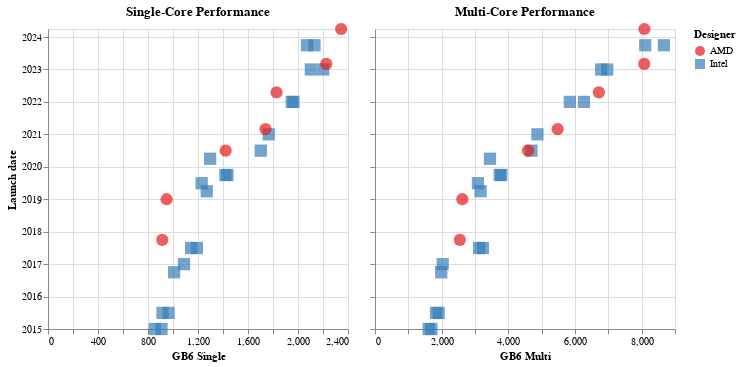

The code cell stored with this chart in its notebook:
### Code cell
chart_date = alt.Chart(cpus).mark_point(size=150, filled=True, strokeWidth=5).encode(
    y='Launch date',
    color=color_designer,
    shape='Designer', # reenforce color
    #shape='Win11',
    order=order,
    tooltip=['Name', 'Architecture', 'Cores', 'Launch date', 'Win11'],
).add_params(
    highlight
)

chart_dsingle = chart_date.encode(
    x='GB6 Single',
).properties(
    title='Single-Core Performance'
)
chart_dmulti = chart_date.encode(
    x='GB6 Multi',
    y=alt.Y('Launch date', axis=alt.Axis(labels=False, title='')) # hide y tick labels
).properties(
    title='Multi-Core Performance'
)

(chart_dsingle | chart_dmulti)

### Figure 1 — Vega-Lite specification as saved in the notebook (floating-point values rounded to 4 significant figures)
{"config": {"view": {"continuousWidth": 300, "continuousHeight": 300}}, "hconcat": [{"mark": {"type": "point", "filled": true, "size": 150, "strokeWidth": 5}, "encoding": {"color": {"condition": {"param": "highlight", "empty": true, "field": "Designer", "scale": {"scheme": "set1"}, "type": "nominal"}, "value": "lightgray"}, "order": {"value": 0, "condition": [{"param": "highlight", "value": 1, "empty": false}]}, "shape": {"field": "Designer", "type": "nominal"}, "tooltip": [{"field": "Name", "type": "nominal"}, {"field": "Architecture", "type": "nominal"}, {"field": "Cores", "type": "quantitative"}, {"field": "Launch date", "type": "temporal"}, {"field": "Win11", "type": "nominal"}], "x": {"field": "GB6 Single", "type": "quantitative"}, "y": {"field": "Launch date", "type": "temporal"}}, "name": "view_79", "title": "Single-Core Performance"}, {"mark": {"type": "point", "filled": true, "size": 150, "strokeWidth": 5}, "encoding": {"color": {"condition": {"param": "highlight", "empty": true, "field": "Designer", "scale": {"scheme": "set1"}, "type": "nominal"}, "value": "lightgray"}, "order": {"value": 0, "condition": [{"param": "highlight", "value": 1, "empty": false}]}, "shape": {"field": "Designer", "type": "nominal"}, "tooltip": [{"field": "Name", "type": "nominal"}, {"field": "Architecture", "type": "nominal"}, {"field": "Cores", "type": "quantitative"}, {"field": "Launch date", "type": "temporal"}, {"field": "Win11", "type": "nominal"}], "x": {"field": "GB6 Multi", "type": "quantitative"}, "y": {"axis": {"labels": false, "title": ""}, "field": "Launch date", "type": "temporal"}}, "name": "view_80", "title": "Multi-Core Performance"}], "data": {"name": "data-b467ff55ed5fad43ab2df86f3f3ea312"}, "params": [{"name": "highlight", "select": {"type": "point", "on": "pointerover"}, "views": ["view_79", "view_80"]}], "$schema": "https://vega.github.io/schema/vega-lite/v5.20.1.json", "datasets": {"data-b467ff55ed5fad43ab2df86f3f3ea312": [{"Name": "Intel Core i5-5200U", "Designer": "Intel", "Launch date": "2015-01-01T00:00:00", "Cores": 2, "Age": 10.2, "Architecture": "Broadwell", "GB6 Single": 854.0, "GB6 Multi": 1611.0, "Win11": "No", "Product URL": "https://www.intel.com/content/www/us/en/products/sku/85212/intel-core-i55200u-processor-3m-cache-up-to-2-70-ghz/specifications.html", "GB6 Single log2": -0.2277, "GB6 Multi log2": 0.688}, {"Name": "Intel Core i5-5300U", "Designer": "Intel", "Launch date": "2015-01-01T00:00:00", "Cores": 2, "Age": 10.2, "Architecture": "Broadwell", "GB6 Single": 908.0, "GB6 Multi": 1692.0, "Win11": "No", "Product URL": "https://www.intel.com/content/www/us/en/products/sku/85213/intel-core-i55300u-processor-3m-cache-up-to-2-90-ghz/specifications.html", "GB6 Single log2": -0.1392, "GB6 Multi log2": 0.7587}, {"Name": "Intel Core i5-6200U", "Designer": "Intel", "Launch date": "2015-07-01T00:00:00", "Cores": 2, "Age": 9.7, "Architecture": "Skylake", "GB6 Single": 916.0, "GB6 Multi": 1832.0, "Win11": "No", "Product URL": "https://www.intel.com/content/www/us/en/products/sku/88193/intel-core-i56200u-processor-3m-cache-up-to-2-80-ghz/specifications.html", "GB6 Single log2": -0.1266, "GB6 Multi log2": 0.8734}, {"Name": "Intel Core i5-6300U", "Designer": "Intel", "Launch date": "2015-07-01T00:00:00", "Cores": 2, "Age": 9.7, "Architecture": "Skylake", "GB6 Single": 965.0, "GB6 Multi": 1910.0, "Win11": "No", "Product URL": "https://www.intel.com/content/www/us/en/products/sku/88190/intel-core-i56300u-processor-3m-cache-up-to-3-00-ghz/specifications.html", "GB6 Single log2": -0.0514, "GB6 Multi log2": 0.9336}, {"Name": "Intel Core i5-7200U", "Designer": "Intel", "Launch date": "2016-10-01T00:00:00", "Cores": 2, "Age": 8.5, "Architecture": "Kaby Lake", "GB6 Single": 1009.0, "GB6 Multi": 1987.0, "Win11": "No", "Product URL": "https://www.intel.com/content/www/us/en/products/sku/95443/intel-core-i57200u-processor-3m-cache-up-to-3-10-ghz/specifications.html", "GB6 Single log2": 0.01293, "GB6 Multi log2": 0.9906}, {"Name": "Intel Core i5-7300U", "Designer": "Intel", "Launch date": "2017-01-01T00:00:00", "Cores": 2, "Age": 8.2, "Architecture": "Kaby Lake", "GB6 Single": 1088.0, "GB6 Multi": 2030.0, "Win11": "No", "Product URL": "https://www.intel.com/content/www/us/en/products/sku/97472/intel-core-i57300u-processor-3m-cache-up-to-3-50-ghz/specifications.html", "GB6 Single log2": 0.1217, "GB6 Multi log2": 1.021}, {"Name": "Intel Core i5-8250U", "Designer": "Intel", "Launch date": "2017-07-01T00:00:00", "Cores": 4, "Age": 7.7, "Architecture": "Kaby Lake R", "GB6 Single": 1145.0, "GB6 Multi": 3126.0, "Win11": "Yes", "Product URL": "https://www.intel.com/content/www/us/en/products/sku/124967/intel-core-i58250u-processor-6m-cache-up-to-3-40-ghz/specifications.html", "GB6 Single log2": 0.1953, "GB6 Multi log2": 1.644}, {"Name": "Intel Core i5-8350U", "Designer": "Intel", "Launch date": "2017-07-01T00:00:00", "Cores": 4, "Age": 7.7, "Architecture": "Kaby Lake R", "GB6 Single": 1191.0, "GB6 Multi": 3237.0, "Win11": "Yes", "Product URL": "https://www.intel.com/content/www/us/en/products/sku/124969/intel-core-i58350u-processor-6m-cache-up-to-3-60-ghz/specifications.html", "GB6 Single log2": 0.2522, "GB6 Multi log2": 1.695}, {"Name": "Intel Core i5-8365U", "Designer": "Intel", "Launch date": "2019-04-01T00:00:00", "Cores": 4, "Age": 6.0, "Architecture": "Whiskey Lake", "GB6 Single": 1270.0, "GB6 Multi": 3167.0, "Win11": "Yes", "Product URL": "https://www.intel.com/content/www/us/en/products/sku/193555/intel-core-i58365u-processor-6m-cache-up-to-4-10-ghz/specifications.html", "GB6 Single log2": 0.3448, "GB6 Multi log2": 1.663}, {"Name": "Intel Core i5-10210U", "Designer": "Intel", "Launch date": "2019-07-01T00:00:00", "Cores": 4, "Age": 5.7, "Architecture": "Comet Lake", "GB6 Single": 1229.0, "GB6 Multi": 3088.0, "Win11": "Yes", "Product URL": "https://www.intel.com/content/www/us/en/products/sku/195436/intel-core-i510210u-processor-6m-cache-up-to-4-20-ghz/specifications.html", "GB6 Single log2": 0.2975, "GB6 Multi log2": 1.627}, {"Name": "Intel Core i5-10310U", "Designer": "Intel", "Launch date": "2020-04-01T00:00:00", "Cores": 4, "Age": 5.0, "Architecture": "Comet Lake", "GB6 Single": 1297.0, "GB6 Multi": 3450.0, "Win11": "Yes", "Product URL": "https://www.intel.com/content/www/us/en/products/sku/201892/intel-core-i510310u-processor-6m-cache-up-to-4-40-ghz/specifications.html", "GB6 Single log2": 0.3752, "GB6 Multi log2": 1.787}, {"Name": "Intel Core i5-1035G4", "Designer": "Intel", "Launch date": "2019-10-01T00:00:00", "Cores": 4, "Age": 5.5, "Architecture": "Ice Lake", "GB6 Single": 1435.0, "GB6 Multi": 3742.0, "Win11": "Yes", "Product URL": "https://www.intel.com/content/www/us/en/products/sku/196591/intel-core-i51035g4-processor-6m-cache-up-to-3-70-ghz/specifications.html", "GB6 Single log2": 0.5211, "GB6 Multi log2": 1.904}, {"Name": "Intel Core i5-1035G7", "Designer": "Intel", "Launch date": "2019-10-01T00:00:00", "Cores": 4, "Age": 5.5, "Architecture": "Ice Lake", "GB6 Single": 1419.0, "GB6 Multi": 3791.0, "Win11": "Yes", "Product URL": "https://www.intel.com/content/www/us/en/products/sku/196592/intel-core-i51035g7-processor-6m-cache-up-to-3-70-ghz/specifications.html", "GB6 Single log2": 0.5049, "GB6 Multi log2": 1.923}, {"Name": "Intel Core i5-1135G7", "Designer": "Intel", "Launch date": "2020-07-01T00:00:00", "Cores": 4, "Age": 4.7, "Architecture": "Tiger Lake", "GB6 Single": 1702.0, "GB6 Multi": 4694.0, "Win11": "Yes", "Product URL": "https://www.intel.com/content/www/us/en/products/sku/208922/intel-core-i51135g7-processor-8m-cache-up-to-4-20-ghz-with-ipu/specifications.html", "GB6 Single log2": 0.7672, "GB6 Multi log2": 2.231}, {"Name": "Intel Core i5-1145G7", "Designer": "Intel", "Launch date": "2021-01-01T00:00:00", "Cores": 4, "Age": 4.2, "Architecture": "Tiger Lake", "GB6 Single": 1766.0, "GB6 Multi": 4873.0, "Win11": "Yes", "Product URL": "https://www.intel.com/content/www/us/en/products/sku/208660/intel-core-i51145g7-processor-8m-cache-up-to-4-40-ghz-with-ipu/specifications.html", "GB6 Single log2": 0.8205, "GB6 Multi log2": 2.285}, {"Name": "Intel Core i5-1235U", "Designer": "Intel", "Launch date": "2022-01-01T00:00:00", "Cores": 10, "Age": 3.2, "Architecture": "Alder Lake", "GB6 Single": 1950.0, "GB6 Multi": 5846.0, "Win11": "Yes", "Product URL": "https://www.intel.com/content/www/us/en/products/sku/226261/intel-core-i51235u-processor-12m-cache-up-to-4-40-ghz/specifications.html?wapkw=intel%20core%20i5-1235u", "GB6 Single log2": 0.9635, "GB6 Multi log2": 2.547}, {"Name": "Intel Core i5-1245U", "Designer": "Intel", "Launch date": "2022-01-01T00:00:00", "Cores": 10, "Age": 3.2, "Architecture": "Alder Lake", "GB6 Single": 1964.0, "GB6 Multi": 6269.0, "Win11": "Yes", "Product URL": "https://www.intel.com/content/www/us/en/products/sku/226260/intel-core-i51245u-processor-12m-cache-up-to-4-40-ghz/specifications.html", "GB6 Single log2": 0.9738, "GB6 Multi log2": 2.648}, {"Name": "Intel Core i5-1335U", "Designer": "Intel", "Launch date": "2023-01-01T00:00:00", "Cores": 10, "Age": 2.2, "Architecture": "Raptor Lake", "GB6 Single": 2103.0, "GB6 Multi": 6786.0, "Win11": "Yes", "Product URL": "https://www.intel.com/content/www/us/en/products/sku/232153/intel-core-i51335u-processor-12m-cache-up-to-4-60-ghz/specifications.html", "GB6 Single log2": 1.072, "GB6 Multi log2": 2.763}, {"Name": "Intel Core i5-1345U", "Designer": "Intel", "Launch date": "2023-01-01T00:00:00", "Cores": 10, "Age": 2.2, "Architecture": "Raptor Lake", "GB6 Single": 2202.0, "GB6 Multi": 6967.0, "Win11": "Yes", "Product URL": "https://www.intel.com/content/www/us/en/products/sku/232127/intel-core-i51345u-processor-12m-cache-up-to-4-70-ghz/specifications.html?wapkw=i5-1345U", "GB6 Single log2": 1.139, "GB6 Multi log2": 2.801}, {"Name": "Intel Core Ultra 5 125U", "Designer": "Intel", "Launch date": "2023-10-01T00:00:00", "Cores": 12, "Age": 1.5, "Architecture": "Metor Lake", "GB6 Single": 2072.0, "GB6 Multi": 8107.0, "Win11": "Yes", "Product URL": "https://www.intel.com/content/www/us/en/products/sku/237330/intel-core-ultra-5-processor-125u-12m-cache-up-to-4-30-ghz/specifications.html?wapkw=Intel%20Core%20Ultra%205%20125U", "GB6 Single log2": 1.051, "GB6 Multi log2": 3.019}, {"Name": "Intel Core Ultra 5 135U", "Designer": "Intel", "Launch date": "2023-10-01T00:00:00", "Cores": 12, "Age": 1.5, "Architecture": "Metor Lake", "GB6 Single": 2132.0, "GB6 Multi": 8667.0, "Win11": "Yes", "Product URL": "https://www.intel.com/content/www/us/en/products/sku/237328/intel-core-ultra-5-processor-135u-12m-cache-up-to-4-40-ghz/specifications.html?wapkw=Intel%20Core%20Ultra%205%20135U", "GB6 Single log2": 1.092, "GB6 Multi log2": 3.116}, {"Name": "AMD Ryzen 7 PRO 2700U", "Designer": "AMD", "Launch date": "2017-10-01T00:00:00", "Cores": 4, "Age": 7.5, "Architecture": "Raven Ridge", "GB6 Single": 914.0, "GB6 Multi": 2545.0, "Win11": "Yes", "Product URL": "https://www.amd.com/en/support/downloads/drivers.html/processors/ryzen/ryzen-2000-series/amd-ryzen-7-2700u.html", "GB6 Single log2": -0.1297, "GB6 Multi log2": 1.348}, {"Name": "AMD Ryzen 5 PRO 3500U", "Designer": "AMD", "Launch date": "2019-01-01T00:00:00", "Cores": 4, "Age": 6.2, "Architecture": "Picasso", "GB6 Single": 949.0, "GB6 Multi": 2620.0, "Win11": "Yes", "Product URL": "https://www.amd.com/en/support/downloads/drivers.html/processors/ryzen/ryzen-3000-series/amd-ryzen-5-3500u.html", "GB6 Single log2": -0.07552, "GB6 Multi log2": 1.39}, {"Name": "AMD Ryzen 5 PRO 4650U", "Designer": "AMD", "Launch date": "2020-07-01T00:00:00", "Cores": 6, "Age": 4.7, "Architecture": "Renoir", "GB6 Single": 1421.0, "GB6 Multi": 4590.0, "Win11": "Yes", "Product URL": "https://www.amd.com/en/support/downloads/drivers.html/processors/ryzen-pro/ryzen-pro-4000-series/amd-ryzen-5-pro-4650u.html", "GB6 Single log2": 0.5069, "GB6 Multi log2": 2.198}, {"Name": "AMD Ryzen 5 PRO 5650U", "Designer": "AMD", "Launch date": "2021-03-01T00:00:00", "Cores": 6, "Age": 4.1, "Architecture": "Cezanne", "GB6 Single": 1740.0, "GB6 Multi": 5479.0, "Win11": "Yes", "Product URL": "https://www.amd.com/en/support/downloads/drivers.html/processors/ryzen-pro/ryzen-pro-5000-series/amd-ryzen-5-pro-5650u.html", "GB6 Single log2": 0.7991, "GB6 Multi log2": 2.454}, {"Name": "AMD Ryzen 5 PRO 6650U", "Designer": "AMD", "Launch date": "2022-04-19T00:00:00", "Cores": 6, "Age": 2.9, "Architecture": "Rembrandt", "GB6 Single": 1828.0, "GB6 Multi": 6717.0, "Win11": "Yes", "Product URL": "https://www.amd.com/en/support/downloads/drivers.html/processors/ryzen-pro/ryzen-pro-6000-series/amd-ryzen-5-pro-6650u.html", "GB6 Single log2": 0.8703, "GB6 Multi log2": 2.748}, {"Name": "AMD Ryzen 5 PRO 7540U", "Designer": "AMD", "Launch date": "2023-03-05T00:00:00", "Cores": 6, "Age": 2.1, "Architecture": "Phoenix", "GB6 Single": 2226.0, "GB6 Multi": 8076.0, "Win11": "Yes", "Product URL": "https://www.amd.com/en/products/processors/laptop/ryzen/7000-series/amd-ryzen-5-7540u.html", "GB6 Single log2": 1.154, "GB6 Multi log2": 3.014}, {"Name": "AMD Ryzen 5 PRO 8540U", "Designer": "AMD", "Launch date": "2024-04-01T00:00:00", "Cores": 6, "Age": 1.0, "Architecture": "Hawk Point", "GB6 Single": 2345.0, "GB6 Multi": 8081.0, "Win11": "Yes", "Product URL": "https://www.amd.com/en/products/processors/laptop/ryzen-pro/8000-series/amd-ryzen-5-pro-8540u.html", "GB6 Single log2": 1.23, "GB6 Multi log2": 3.015}]}}
